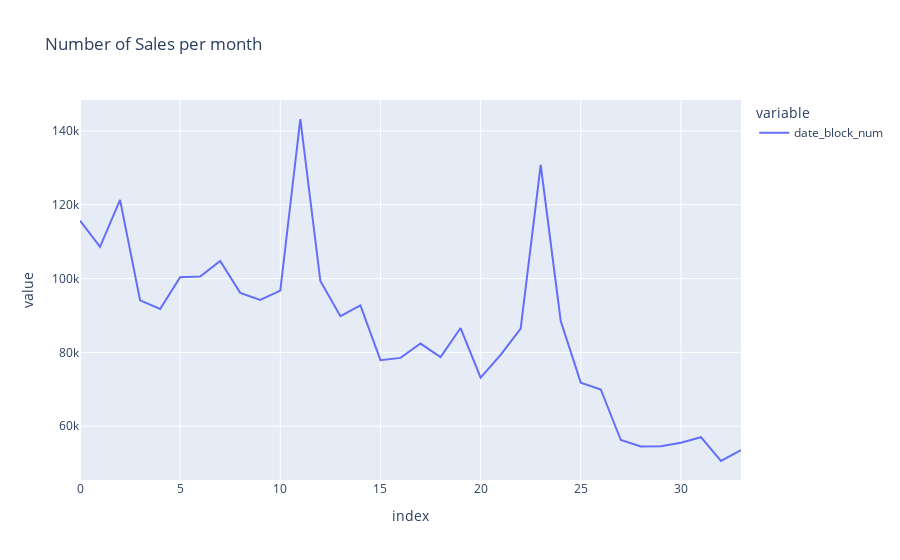

The notebook cell this image was saved under:
### Markdown cell above
# Date Block Num

### Code cell
sales.date_block_num.value_counts().sort_index().plot.line(title='Number of Sales per month')

### Figure 1 — Plotly figure (JSON) as saved in the notebook; plotly's stock layout.template omitted (floating-point values rounded to 4 significant figures)
{"data": [{"hovertemplate": "variable=date_block_num<br>index=%{x}<br>value=%{y}<extra></extra>", "legendgroup": "date_block_num", "line": {"color": "#636efa", "dash": "solid"}, "mode": "lines", "name": "date_block_num", "orientation": "v", "showlegend": true, "type": "scatter", "x": [0, 1, 2, 3, 4, 5, 6, 7, 8, 9, 10, 11, 12, 13, 14, 15, 16, 17, 18, 19, 20, 21, 22, 23, 24, 25, 26, 27, 28, 29, 30, 31, 32, 33], "xaxis": "x", "y": [115690, 108613, 121347, 94109, 91759, 100403, 100548, 104772, 96137, 94202, 96736, 143246, 99349, 89830, 92733, 77906, 78529, 82408, 78760, 86614, 73157, 79361, 86428, 130786, 88522, 71808, 69977, 56274, 54548, 54617, 55549, 57029, 50588, 53514], "yaxis": "y"}], "layout": {"legend": {"title": {"text": "variable"}, "tracegroupgap": 0}, "title": {"text": "Number of Sales per month"}, "xaxis": {"anchor": "y", "domain": [0, 1], "title": {"text": "index"}}, "yaxis": {"anchor": "x", "domain": [0, 1], "title": {"text": "value"}}}}
